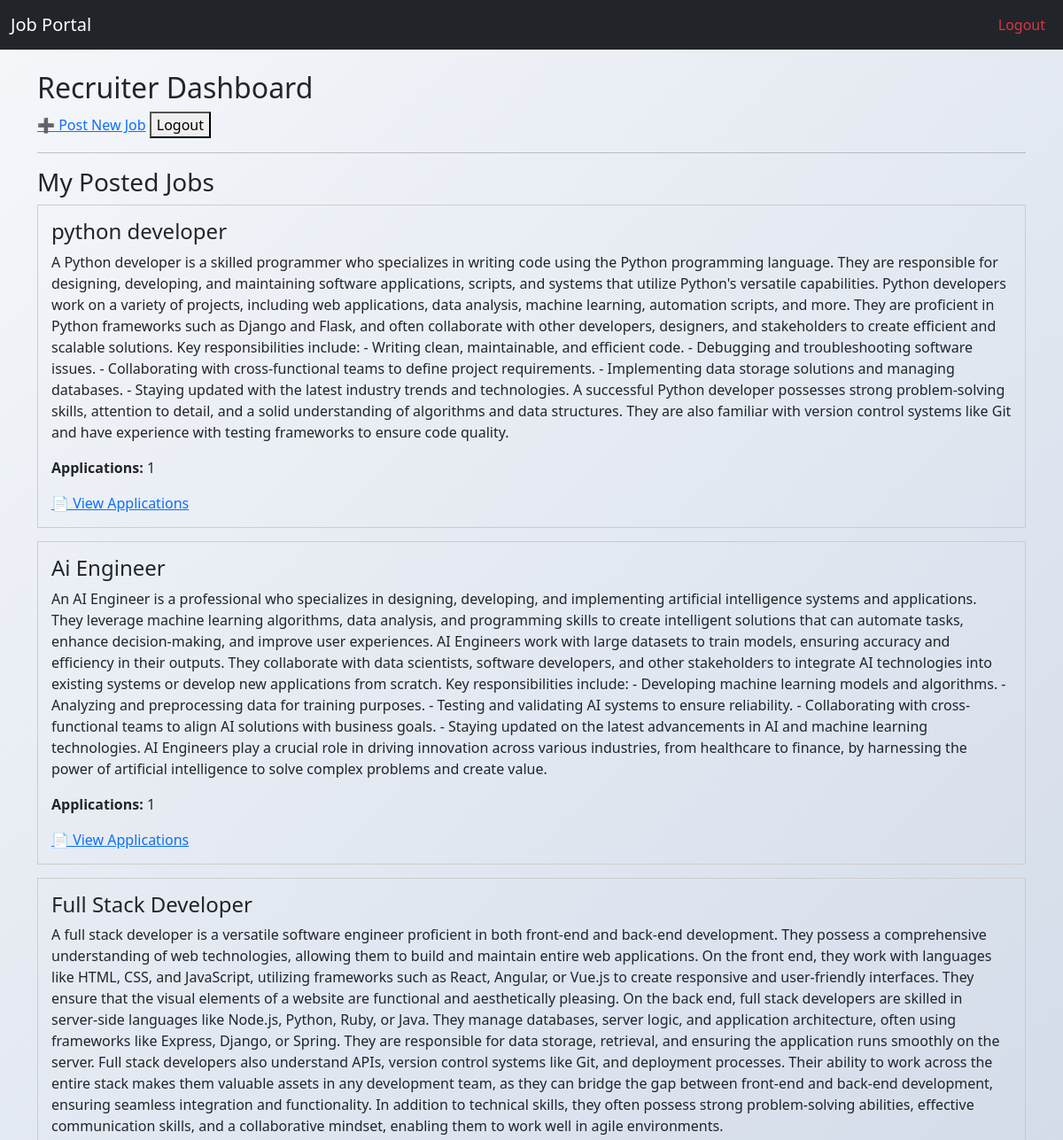
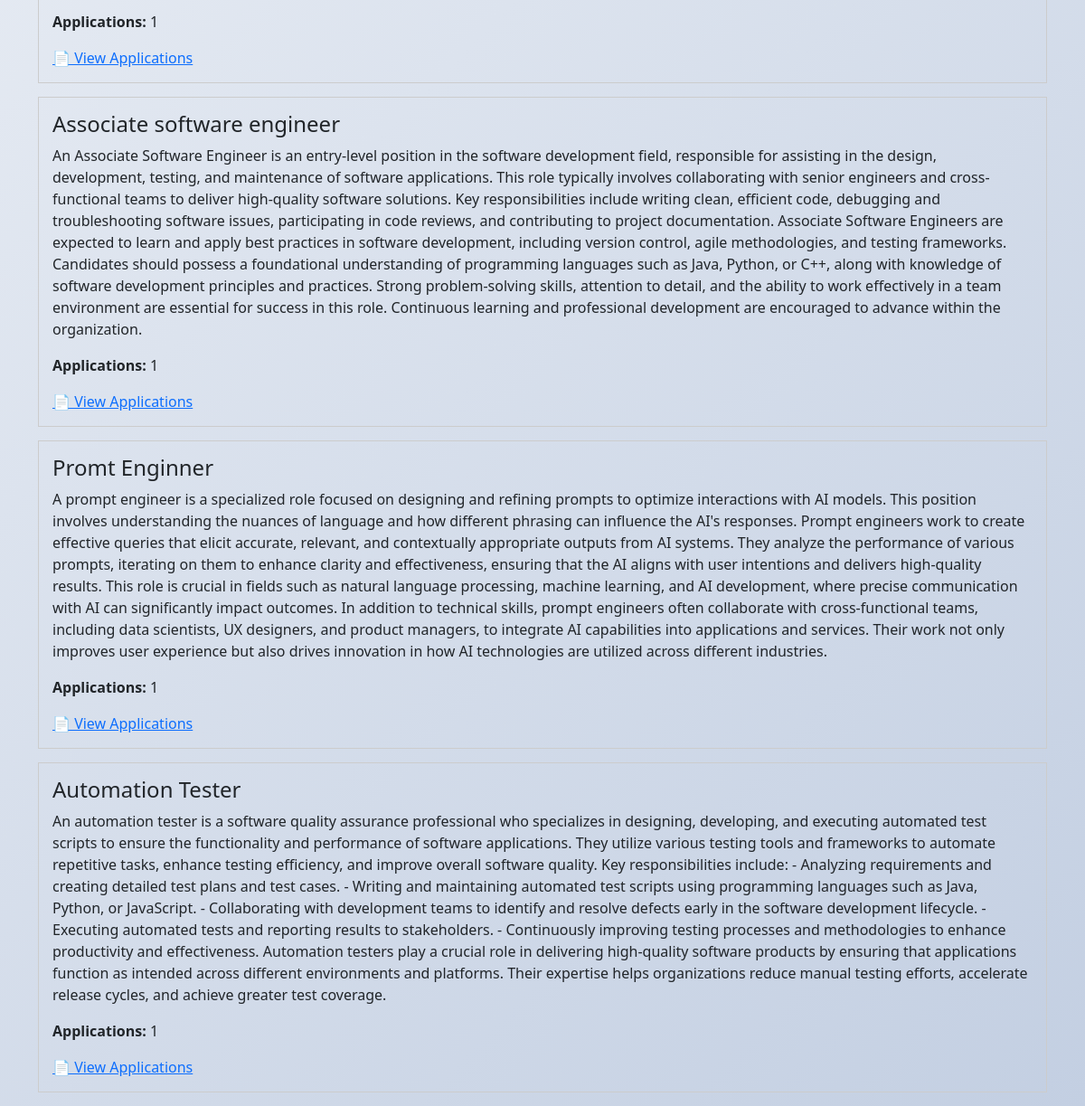
/jobs/dashboard/ (signed in), run on the app's committed database (2 pictures, top to bottom).
### jobs/models.py (models this page shows, shortened)
class Job(models.Model):
    title = models.CharField(max_length=200)
    description = models.TextField()
    recruiter = models.ForeignKey(
        User,
        on_delete=models.CASCADE,
        related_name="posted_jobs"
    )
    created_at = models.DateTimeField(auto_now_add=True)

### jobs/views.py (the view)
# urls.py: path("dashboard/", views.dashboard, name="dashboard"),
@login_required
def dashboard(request):
    if request.user.role != "recruiter":
        return render(request, "jobs/not_allowed.html")
    jobs = (
        Job.objects.filter(recruiter=request.user)
        .annotate(application_count=Count("jobapplication"))
    )
    return render(request, "jobs/dashboard.html", {"jobs": jobs})

### templates/jobs/dashboard.html (shortened to what this page needs)
{% extends "base.html" %}
{% block content %}
<!DOCTYPE html>
<html>
<head>
</head>
<body>
<h2>Recruiter Dashboard</h2>
<a href="{% url 'jobs:create' %}">➕ Post New Job</a>
<form method="post" action="{% url 'logout' %}" style="display:inline;">
    <button type="submit">Logout</button>
</form>
<hr>
<h3>My Posted Jobs</h3>
{% if jobs %}
    {% for job in jobs %}
        <div style="border:1px solid #ccc; padding:15px; margin-bottom:15px;">
            <h4>{{ job.title }}</h4>
            <p>{{ job.description }}</p>
            <p>
                <strong>Applications:</strong> {{ job.application_count }}
            </p>
            <a href="{% url 'jobs:job_applications' job.id %}">
                📄 View Applications
            </a>
        </div>
    {% endfor %}
{% else %}
    <p>No jobs posted yet.</p>
{% endif %}
</body>
</html>
{% endblock %}

### static/css/style.css (style rules this page uses)
body { background: linear-gradient(135deg, #f5f7fa, #c3cfe2); font-family: 'Segoe UI', sans-serif; }

### data on the page
Job: title "python developer", description "A Python developer is a skilled programmer who specializes in writing code using the Python programming language. They are responsible for designing, developing, and maintaining software applications, scripts, and systems that utilize Python's versatile capabilities. Python developers work on a variety of projects, including web applications, data analysis, machine learning, automation scripts, and more. They are proficient in Python frameworks such as Django and Flask, and often collaborate with other developers, designers, and stakeholders to create efficient and scalable solutions. Key responsibilities include: - Writing clean, maintainable, and efficient code. - Debugging and…", application_count "1"
Job: title "Ai Engineer", description "An AI Engineer is a professional who specializes in designing, developing, and implementing artificial intelligence systems and applications. They leverage machine learning algorithms, data analysis, and programming skills to create intelligent solutions that can automate tasks, enhance decision-making, and improve user experiences. AI Engineers work with large datasets to train models, ensuring accuracy and efficiency in their outputs. They collaborate with data scientists, software developers, and other stakeholders to integrate AI technologies into existing systems or develop new applications from scratch. Key responsibilities include: - Developing machine learning models and algorithms.…", application_count "1"
Job: title "Full Stack Developer", description "A full stack developer is a versatile software engineer proficient in both front-end and back-end development. They possess a comprehensive understanding of web technologies, allowing them to build and maintain entire web applications. On the front end, they work with languages like HTML, CSS, and JavaScript, utilizing frameworks such as React, Angular, or Vue.js to create responsive and user-friendly interfaces. They ensure that the visual elements of a website are functional and aesthetically pleasing. On the back end, full stack developers are skilled in server-side languages like Node.js, Python, Ruby, or Java. They manage databases, server logic, and application architecture, often…", application_count "1"
Job: title "Associate software engineer", description "An Associate Software Engineer is an entry-level position in the software development field, responsible for assisting in the design, development, testing, and maintenance of software applications. This role typically involves collaborating with senior engineers and cross-functional teams to deliver high-quality software solutions. Key responsibilities include writing clean, efficient code, debugging and troubleshooting software issues, participating in code reviews, and contributing to project documentation. Associate Software Engineers are expected to learn and apply best practices in software development, including version control, agile methodologies, and testing frameworks. Candidates…", application_count "1"
Job: title "Promt Enginner", description "A prompt engineer is a specialized role focused on designing and refining prompts to optimize interactions with AI models. This position involves understanding the nuances of language and how different phrasing can influence the AI's responses. Prompt engineers work to create effective queries that elicit accurate, relevant, and contextually appropriate outputs from AI systems. They analyze the performance of various prompts, iterating on them to enhance clarity and effectiveness, ensuring that the AI aligns with user intentions and delivers high-quality results. This role is crucial in fields such as natural language processing, machine learning, and AI development, where precise…", application_count "1"
Job: title "Automation Tester", description "An automation tester is a software quality assurance professional who specializes in designing, developing, and executing automated test scripts to ensure the functionality and performance of software applications. They utilize various testing tools and frameworks to automate repetitive tasks, enhance testing efficiency, and improve overall software quality. Key responsibilities include: - Analyzing requirements and creating detailed test plans and test cases. - Writing and maintaining automated test scripts using programming languages such as Java, Python, or JavaScript. - Collaborating with development teams to identify and resolve defects early in the software development lifecycle. -…", application_count "1"
